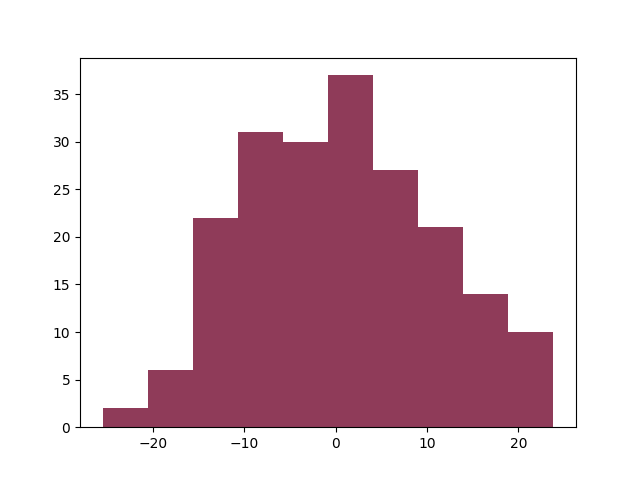

The Python source for this figure:
import matplotlib.pyplot as plt
import numpy as np
import sys

def generate_historgram(data) :
	# populate bins -  hardcoded as length 10
	bin_len = 10
	bins = []
	sorted_data = sorted(data)
	step = (sorted_data[-1] - sorted_data[0]) / bin_len
	curr_bin = sorted_data[0]

	for i in range(bin_len + 1) :
		bins.append((curr_bin + (i * step)))

	hist = []
	for i in range(len(bins) - 1):
		min = bins[i]
		max = bins[i + 1]
		num_elements = len(list(filter(lambda x: x >= min and x < max, sorted_data)))
		hist.append(num_elements)
	
	# fix for last element
	max = bins[-1]
	min = bins[-2]
	hist[-1] = len(list(filter(lambda x: x == max or x > min, sorted_data)))

	return (hist, bins)

def get_centers(data) :
	res = []
	for i in range(len(data) - 1):
		min = data[i]
		max = data[i + 1]
		res.append((min + max) / 2)
	return res

np.random.seed(0)
x = 10 * np.random.randn(200)

# x = [4, 5, 3, 5, 5, 5, 5, 4.9]
# for i in range(-2, 2):
# 	x.append(i)

hist, bins = np.histogram(x, bins=10)
my_hist, my_bins = generate_historgram(x)
# print(x)
# print(f"their bin: {bins}, their histo {hist}")
# print(f"my bin: {my_bins}, my histo {my_hist}")
# print(hist)
width = 1 * (bins[1] - bins[0])
center = (bins[:-1] + bins[1:]) / 2
my_center = get_centers(my_bins)
# print(center)
# print(my_center)
plt.bar(center, hist, width=width)
plt.bar(my_center, my_hist, width=width, color='red', alpha=0.5)
plt.savefig(f"test.png")